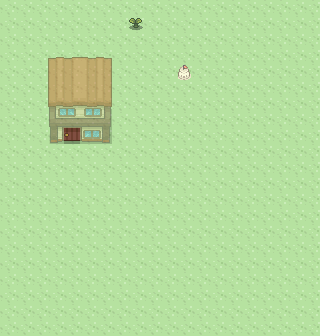

Rendered tile map (Tiled .tmx) drawn with the repository's tilesets; below, a short description and the full map source, tile grids included:
An orthogonal 20x21 tile map with 16x16 px tiles, 3 tile layers (Ground, Ground2, Above) and 5 objects (4x Collision, Event).

<map version="1.0" orientation="orthogonal" renderorder="right-down" width="20" height="21" tilewidth="16" tileheight="16" nextobjectid="8">
 <tileset firstgid="1" name="outdoors" tilewidth="16" tileheight="16" tilecount="21000" columns="140">
  <image source="../outdoors.png" width="2240" height="2400" />
 </tileset>
 <layer name="Ground" width="20" height="21">
  <data encoding="csv">
2802,2802,2802,2802,2802,2802,2802,2802,2802,2802,2802,2802,2802,2802,2802,2802,2802,2802,2802,2802,
2802,2802,2802,2802,2802,2802,2802,2802,2802,2802,2802,2802,2802,2802,2802,2802,2802,2802,2802,2802,
2802,2802,2802,2802,2802,2802,2802,2802,2802,2802,2802,2802,2802,2802,2802,2802,2802,2802,2802,2802,
2802,2802,2802,2802,2802,2802,2802,2802,2802,2802,2802,2802,2802,2802,2802,2802,2802,2802,2802,2802,
2802,2802,2802,2802,2802,2802,2802,2802,2802,2802,2802,2802,2802,2802,2802,2802,2802,2802,2802,2802,
2802,2802,2802,2802,2802,2802,2802,2802,2802,2802,2802,2802,2802,2802,2802,2802,2802,2802,2802,2802,
2802,2802,2802,2802,2802,2802,2802,2802,2802,2802,2802,2802,2802,2802,2802,2802,2802,2802,2802,2802,
2802,2802,2802,2802,2802,2802,2802,2802,2802,2802,2802,2802,2802,2802,2802,2802,2802,2802,2802,2802,
2802,2802,2802,2802,2802,2802,2802,2802,2802,2802,2802,2802,2802,2802,2802,2802,2802,2802,2802,2802,
2802,2802,2802,2802,2802,2802,2802,2802,2802,2802,2802,2802,2802,2802,2802,2802,2802,2802,2802,2802,
2802,2802,2802,2802,2802,2802,2802,2802,2802,2802,2802,2802,2802,2802,2802,2802,2802,2802,2802,2802,
2802,2802,2802,2802,2802,2802,2802,2802,2802,2802,2802,2802,2802,2802,2802,2802,2802,2802,2802,2802,
2802,2802,2802,2802,2802,2802,2802,2802,2802,2802,2802,2802,2802,2802,2802,2802,2802,2802,2802,2802,
2802,2802,2802,2802,2802,2802,2802,2802,2802,2802,2802,2802,2802,2802,2802,2802,2802,2802,2802,2802,
2802,2802,2802,2802,2802,2802,2802,2802,2802,2802,2802,2802,2802,2802,2802,2802,2802,2802,2802,2802,
2802,2802,2802,2802,2802,2802,2802,2802,2802,2802,2802,2802,2802,2802,2802,2802,2802,2802,2802,2802,
2802,2802,2802,2802,2802,2802,2802,2802,2802,2802,2802,2802,2802,2802,2802,2802,2802,2802,2802,2802,
2802,2802,2802,2802,2802,2802,2802,2802,2802,2802,2802,2802,2802,2802,2802,2802,2802,2802,2802,2802,
2802,2802,2802,2802,2802,2802,2802,2802,2802,2802,2802,2802,2802,2802,2802,2802,2802,2802,2802,2802,
2802,2802,2802,2802,2802,2802,2802,2802,2802,2802,2802,2802,2802,2802,2802,2802,2802,2802,2802,2802,
2802,2802,2802,2802,2802,2802,2802,2802,2802,2802,2802,2802,2802,2802,2802,2802,2802,2802,2802,2802
</data>
 </layer>
 <layer name="Ground2" width="20" height="21">
  <data encoding="csv">
0,0,0,0,0,0,0,0,0,0,0,0,0,0,0,0,0,0,0,0,
0,0,0,0,0,0,0,0,2819,0,0,0,0,0,0,0,0,0,0,0,
0,0,0,0,0,0,0,0,0,0,0,0,0,0,0,0,0,0,0,0,
0,0,0,0,0,0,0,0,0,0,0,0,0,0,0,0,0,0,0,0,
0,0,0,0,0,0,0,0,0,0,0,2809,0,0,0,0,0,0,0,0,
0,0,0,0,0,0,0,0,0,0,0,0,0,0,0,0,0,0,0,0,
0,0,0,0,0,0,0,0,0,0,0,0,0,0,0,0,0,0,0,0,
0,0,0,0,0,0,0,0,0,0,0,0,0,0,0,0,0,0,0,0,
0,0,0,0,11559,0,0,0,0,0,0,0,0,0,0,0,0,0,0,0,
0,0,0,0,0,0,0,0,0,0,0,0,0,0,0,0,0,0,0,0,
0,0,0,0,0,0,0,0,0,0,0,0,0,0,0,0,0,0,0,0,
0,0,0,0,0,0,0,0,0,0,0,0,0,0,0,0,0,0,0,0,
0,0,0,0,0,0,0,0,0,0,0,0,0,0,0,0,0,0,0,0,
0,0,0,0,0,0,0,0,0,0,0,0,0,0,0,0,0,0,0,0,
0,0,0,0,0,0,0,0,0,0,0,0,0,0,0,0,0,0,0,0,
0,0,0,0,0,0,0,0,0,0,0,0,0,0,0,0,0,0,0,0,
0,0,0,0,0,0,0,0,0,0,0,0,0,0,0,0,0,0,0,0,
0,0,0,0,0,0,0,0,0,0,0,0,0,0,0,0,0,0,0,0,
0,0,0,0,0,0,0,0,0,0,0,0,0,0,0,0,0,0,0,0,
0,0,0,0,0,0,0,0,0,0,0,0,0,0,0,0,0,0,0,0,
0,0,0,0,0,0,0,0,0,0,0,0,0,0,0,0,0,0,0,0
</data>
 </layer>
 <objectgroup name="Entities">
  <properties>
   <property name="drawEntities" type="bool" value="true" />
  </properties>
  <object id="7" name="test" type="Event" x="128" y="16" width="16" height="16">
   <properties>
    <property name="script" value="test" />
    <property name="solid" type="bool" value="true" />
   </properties>
  </object>
 </objectgroup>
 <layer name="Above" width="20" height="21" opacity="0.5">
  <data encoding="csv">
0,0,0,0,0,0,0,0,0,0,0,0,0,0,0,0,0,0,0,0,
0,0,0,0,0,0,0,0,0,0,0,0,0,0,0,0,0,0,0,0,
0,0,0,0,0,0,0,0,0,0,0,0,0,0,0,0,0,0,0,0,
0,0,0,10863,10864,10865,10866,0,0,0,0,0,0,0,0,0,0,0,0,0,
0,0,0,11003,11004,11005,11006,0,0,0,0,0,0,0,0,0,0,0,0,0,
0,0,0,11143,11144,11145,11146,0,0,0,0,0,0,0,0,0,0,0,0,0,
0,0,0,11283,11284,11285,11286,0,0,0,0,0,0,0,0,0,0,0,0,0,
0,0,0,11423,11424,11425,11426,0,0,0,0,0,0,0,0,0,0,0,0,0,
0,0,0,11563,0,11565,11566,0,0,0,0,0,0,0,0,0,0,0,0,0,
0,0,0,0,0,0,0,0,0,0,0,0,0,0,0,0,0,0,0,0,
0,0,0,0,0,0,0,0,0,0,0,0,0,0,0,0,0,0,0,0,
0,0,0,0,0,0,0,0,0,0,0,0,0,0,0,0,0,0,0,0,
0,0,0,0,0,0,0,0,0,0,0,0,0,0,0,0,0,0,0,0,
0,0,0,0,0,0,0,0,0,0,0,0,0,0,0,0,0,0,0,0,
0,0,0,0,0,0,0,0,0,0,0,0,0,0,0,0,0,0,0,0,
0,0,0,0,0,0,0,0,0,0,0,0,0,0,0,0,0,0,0,0,
0,0,0,0,0,0,0,0,0,0,0,0,0,0,0,0,0,0,0,0,
0,0,0,0,0,0,0,0,0,0,0,0,0,0,0,0,0,0,0,0,
0,0,0,0,0,0,0,0,0,0,0,0,0,0,0,0,0,0,0,0,
0,0,0,0,0,0,0,0,0,0,0,0,0,0,0,0,0,0,0,0,
0,0,0,0,0,0,0,0,0,0,0,0,0,0,0,0,0,0,0,0
</data>
 </layer>
 <objectgroup name="Collision">
  <object id="1" type="Collision" x="48" y="64" width="64" height="64" />
  <object id="2" type="Collision" x="48" y="128" width="16" height="16" />
  <object id="3" type="Collision" x="80" y="128" width="32" height="16" />
  <object id="6" type="Collision" x="176" y="64" width="8" height="8" />
 </objectgroup>
</map>
